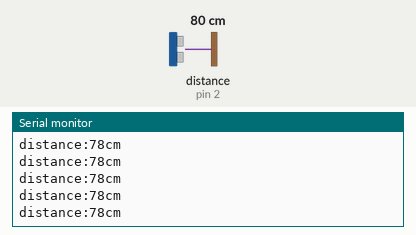
Bench run of a sketch on a simulated Arduino Uno, built with avr-gcc and run on an emulated ATmega328P. Parts: the last lines printed to the serial monitor. Wiring (inferred from the names in the program): ultrasonic range finder: trigger pin 3; echo pin 2. The inputs (shaded band) are chosen by the test bench; at power-on: distance to the obstacle (sensor on pin 2) 80 cm. The echo pulse lasts 58.3 µs per cm.

Above: at 1.2 s.
1.3 s: distance to the obstacle (sensor on pin 2) set to 2 cm
At 2.1 s:
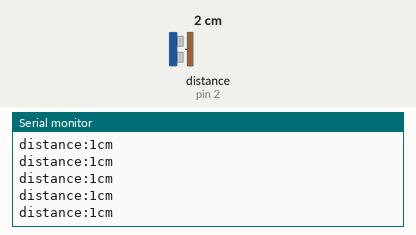
4.3 s: distance to the obstacle (sensor on pin 2) set to 18 cm
At 5.2 s:
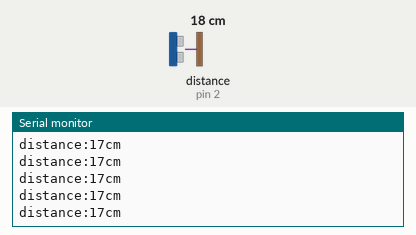
7.3 s: distance to the obstacle (sensor on pin 2) set to 4 cm
At 7.8 s:
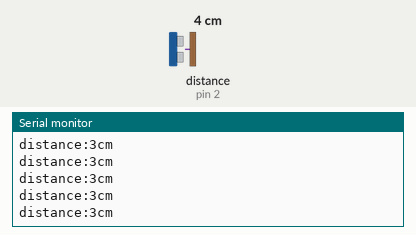
10.3 s: distance to the obstacle (sensor on pin 2) set to 299 cm
At 11.3 s:
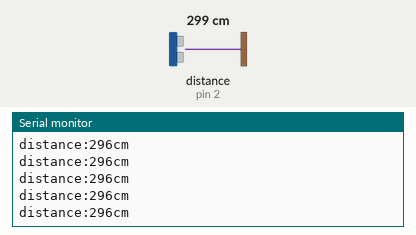
13.3 s: distance to the obstacle (sensor on pin 2) set to 35 cm
At 14.1 s:
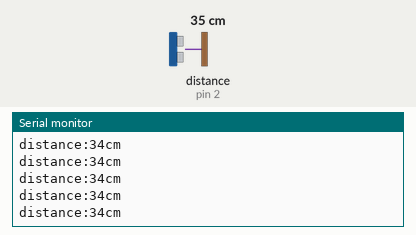
Timing chart, 0 to 16.3 s (numbered marks = the images above; inputs shaded):
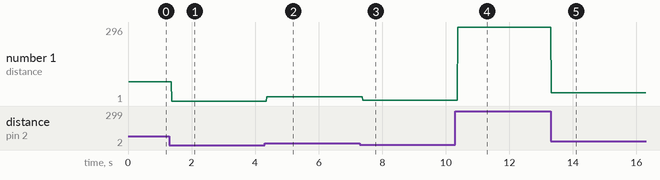

The sketch:

q5.ino
```cpp
#define echo_pin 2
#define trig_pin 3
long duration_0;
int distance_0;

void setup()  {
pinMode(trig_pin, OUTPUT);
  pinMode(echo_pin, INPUT);
  Serial.begin(9600);
  Serial.println("ultrasonic distance fin....");
}
void loop(){
  digitalWrite(trig_pin, LOW);
  delayMicroseconds(2);
  digitalWrite(trig_pin, HIGH);
  delayMicroseconds(10);
  digitalWrite(trig_pin, LOW);
  duration_0 = pulseIn(echo_pin, HIGH);
  distance_0 = duration_0 * 0.034/2;
  Serial.print("distance:");
  Serial.print(distance_0);
  Serial.println("cm");
}
```

Measured:
- after the input at 1.3 s, the serial monitor: prints a new line after 0.07 s (image 1)
- after the input at 4.3 s, the serial monitor: prints a new line after 0.07 s (image 2)
- after the input at 7.3 s, the serial monitor: prints a new line after 0.08 s (image 3)
- after the input at 10.3 s, the serial monitor: prints a new line after 0.08 s (image 4)
- after the input at 13.3 s, the serial monitor: prints a new line at once (image 5)
- plotted number 1: 78 → 1 after the input at 1.3 s, 1 → 17 after the input at 4.3 s, 17 → 3 after the input at 7.3 s, 3 → 296 after the input at 10.3 s, 296 → 34 after the input at 13.3 s
